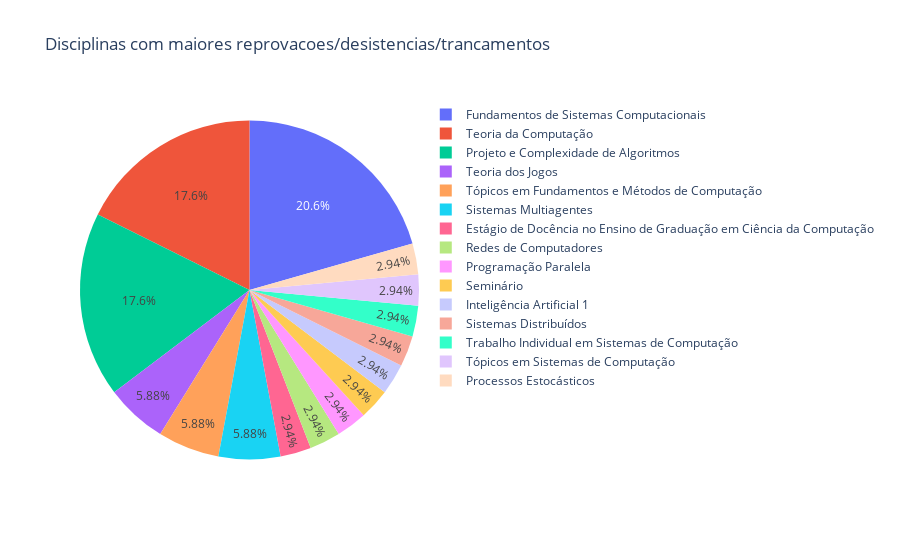

The notebook cell this image was saved under:
### Markdown cell above
## Análise das matrículas resultantes em reprovações, desistências e trancamentos

### Code cell
mi = df['Menção'] == "MI"

ii = df['Menção'] == "II"

sr = df['Menção'] == "SR"

tr = df['Menção'] == "TR"

dfrep = df[mi | ii | sr | tr]

fig = px.pie(dfrep, names='Disciplina', title='Disciplinas com maiores reprovacoes/desistencias/trancamentos')
fig.show()

### Figure 1 — Plotly figure (JSON) as saved in the notebook; plotly's stock layout.template omitted (floating-point values rounded to 4 significant figures)
{"data": [{"domain": {"x": [0, 1], "y": [0, 1]}, "hovertemplate": "Disciplina=%{label}<extra></extra>", "labels": ["Fundamentos de Sistemas Computacionais                                ", "Estágio de Docência no Ensino de Graduação em Ciência da Computação   ", "Redes de Computadores                                                 ", "Teoria da Computação                                                  ", "Teoria dos Jogos                                                      ", "Teoria dos Jogos                                                      ", "Fundamentos de Sistemas Computacionais                                ", "Fundamentos de Sistemas Computacionais                                ", "Tópicos em Fundamentos e Métodos de Computação                        ", "Projeto e Complexidade de Algoritmos                                  ", "Sistemas Multiagentes                                                 ", "Programação Paralela                                                  ", "Seminário                                                             ", "Teoria da Computação                                                  ", "Fundamentos de Sistemas Computacionais                                ", "Sistemas Multiagentes                                                 ", "Tópicos em Fundamentos e Métodos de Computação                        ", "Fundamentos de Sistemas Computacionais                                ", "Projeto e Complexidade de Algoritmos                                  ", "Inteligência Artificial 1                                             ", "Projeto e Complexidade de Algoritmos                                  ", "Fundamentos de Sistemas Computacionais                                ", "Projeto e Complexidade de Algoritmos                                  ", "Projeto e Complexidade de Algoritmos                                  ", "Sistemas Distribuídos                                                 ", "Trabalho Individual em Sistemas de Computação                         ", "Teoria da Computação                                                  ", "Teoria da Computação                                                  ", "Tópicos em Sistemas de Computação                                     ", "Projeto e Complexidade de Algoritmos                                  ", "Processos Estocásticos                                                ", "Fundamentos de Sistemas Computacionais                                ", "Teoria da Computação                                                  ", "Teoria da Computação                                                  "], "legendgroup": "", "name": "", "showlegend": true, "type": "pie"}], "layout": {"legend": {"tracegroupgap": 0}, "title": {"text": "Disciplinas com maiores reprovacoes/desistencias/trancamentos"}}}
